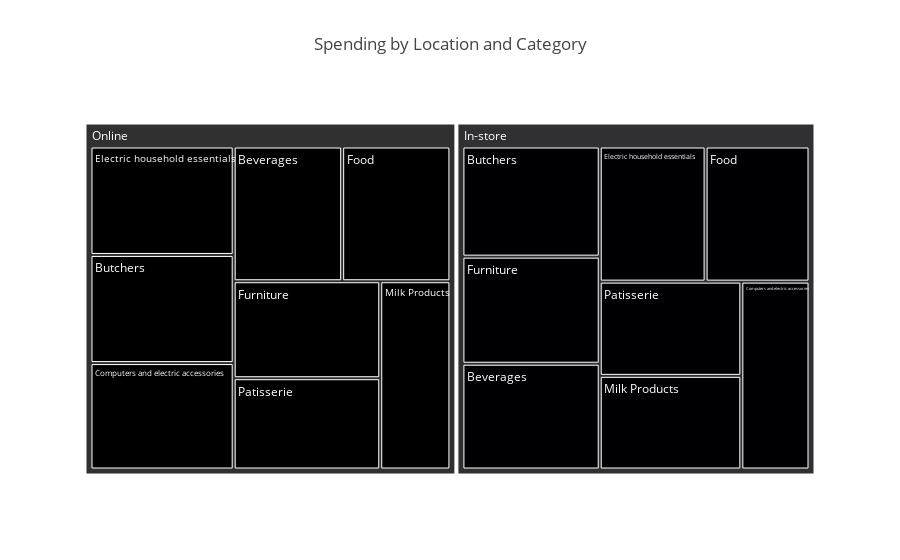

Write notebook code for a chart like this one.
### Code cell
fig = px.treemap(df, path=['Location', 'Category'], values='Total Spent', title='Spending by Location and Category')
fig.show()

### Figure 1 — Plotly figure (JSON) as saved in the notebook; plotly's stock layout.template omitted (floating-point values rounded to 4 significant figures)
{"data": [{"branchvalues": "total", "domain": {"x": [0, 1], "y": [0, 1]}, "hovertemplate": "labels=%{label}<br>Total Spent=%{value}<br>parent=%{parent}<br>id=%{id}<extra></extra>", "ids": ["In-store/Beverages", "Online/Beverages", "In-store/Butchers", "Online/Butchers", "In-store/Computers and electric accessories", "Online/Computers and electric accessories", "In-store/Electric household essentials", "Online/Electric household essentials", "In-store/Food", "Online/Food", "In-store/Furniture", "Online/Furniture", "In-store/Milk Products", "Online/Milk Products", "In-store/Patisserie", "Online/Patisserie", "In-store", "Online"], "labels": ["Beverages", "Beverages", "Butchers", "Butchers", "Computers and electric accessories", "Computers and electric accessories", "Electric household essentials", "Electric household essentials", "Food", "Food", "Furniture", "Furniture", "Milk Products", "Milk Products", "Patisserie", "Patisserie", "In-store", "Online"], "name": "", "parents": ["In-store", "Online", "In-store", "Online", "In-store", "Online", "In-store", "Online", "In-store", "Online", "In-store", "Online", "In-store", "Online", "In-store", "Online", "", ""], "type": "treemap", "values": [93750.0, 94225, 97626, 99800, 82650.0, 98249, 92340.0, 100103, 90613, 94032, 94896, 91631, 85580.0, 85165, 86100.0, 86226, 723600.0, 749431]}], "layout": {"legend": {"tracegroupgap": 0}, "title": {"text": "Spending by Location and Category"}}}
